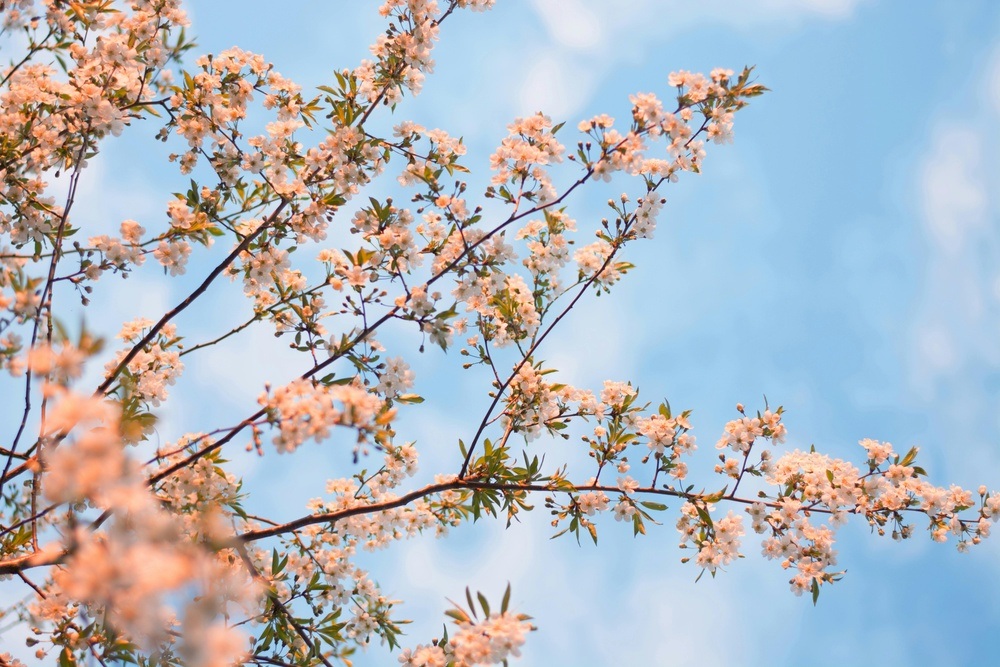
#> input picture photos/test.jpg, 1000 x 667 px, shrunk from 6000 x 4000 before the run
$ python blur.py
#> lines starting #> are read from the running program, lines starting #| are printed output that depends on the picture
import cv2
import numpy as np


img=cv2.imread('photos/test.jpg')
#> img is the input picture: shape (667, 1000, 3); mean B, G, R 192.2, 183.9, 177.7
blured=cv2.GaussianBlur(img,(15,15),2)
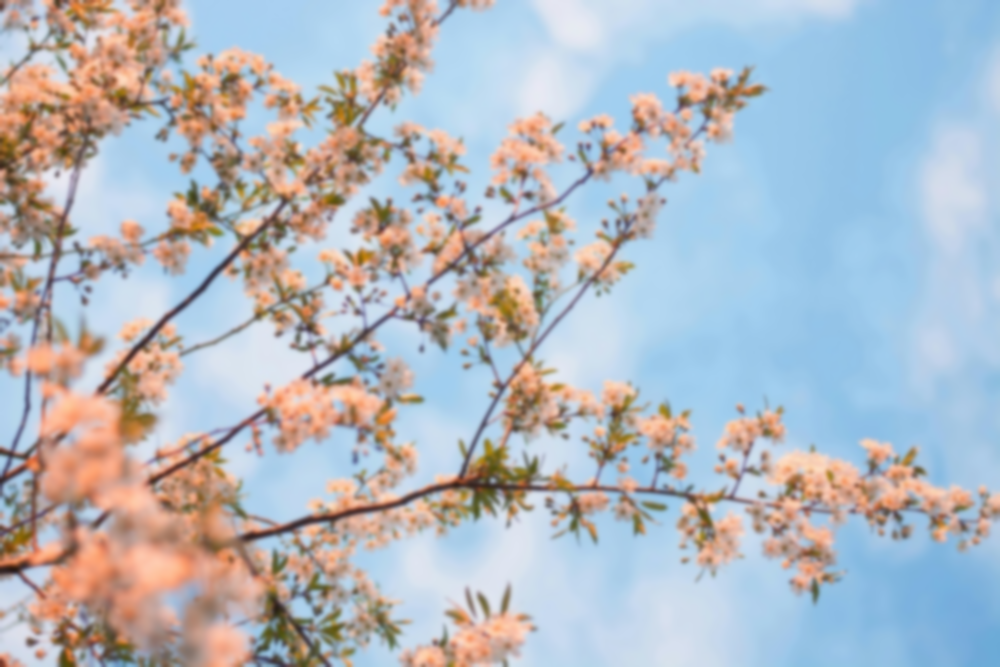
#> blured: shape (667, 1000, 3); mean B, G, R 192.2, 183.9, 177.7

cv2.imshow("image",blured)
cv2.waitKey(0)
cv2.destroyAllWindows()

$ run again, with photos/imgg.jpeg copied over photos/test.jpg
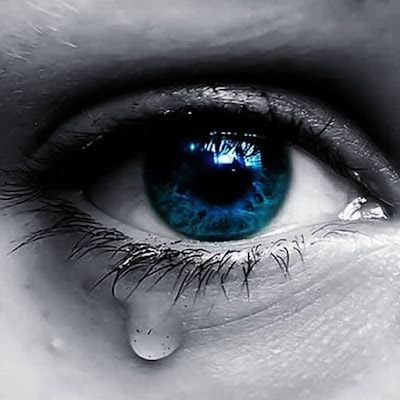
#> input picture photos/imgg.jpeg, 400 x 400 px
#> img is the input picture: shape (400, 400, 3); mean B, G, R 111.8, 106, 103.1
#> `blured=cv2.GaussianBlur(img,(15,15),2)`:
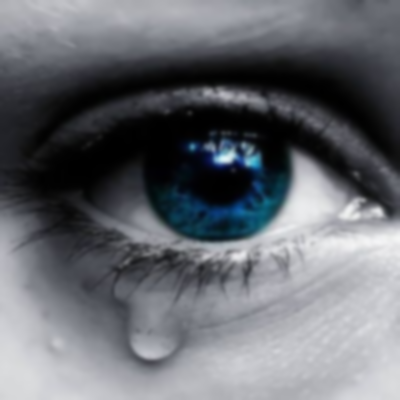
#> blured: shape (400, 400, 3); mean B, G, R 111.8, 106, 103.1
